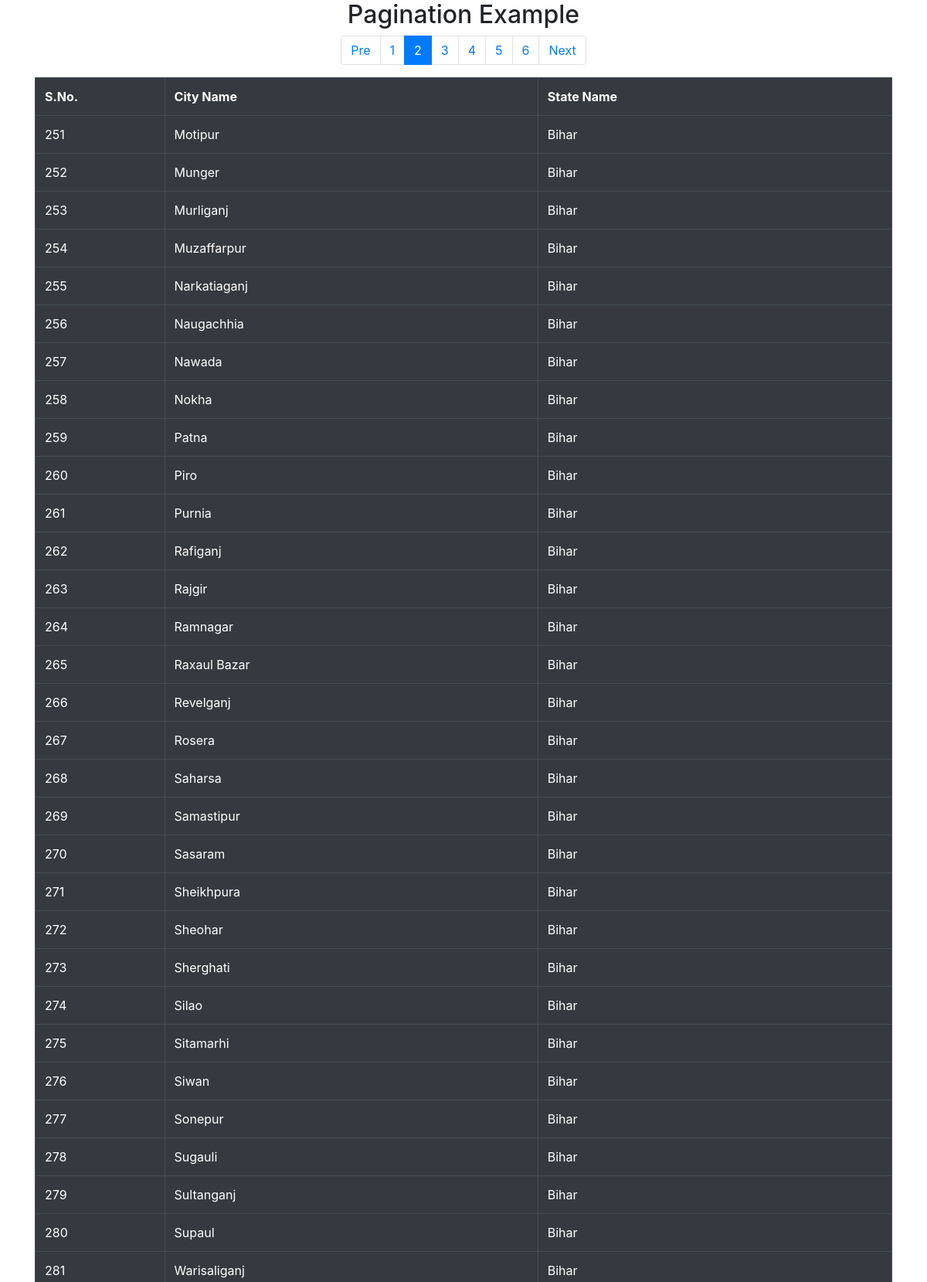
/pagination.php?pageno=2 (upper part), run on the app's committed database.
### tables this page shows
CREATE TABLE `cities` (
  `city_id` int(11) NOT NULL,
  `city_name` varchar(100) NOT NULL,
  `city_state` varchar(100) NOT NULL
);

### pagination.php (the view, shortened to what this page needs)
<?php
$con=mysqli_connect("localhost", "admin", "admin", "tss12_30");
$record_per_page = 250;
if(isset($_GET['pageno']))
{
	$a = $_GET['pageno'];
	$b = $a-1;
	$c = $b*$record_per_page;
	$n=$c+1;
	$all_city_query = "SELECT * FROM cities LIMIT $c,$record_per_page";
}
else
{
	$n=1;
	$a=1;
	$all_city_query = "SELECT * FROM cities LIMIT $record_per_page";
}
$all_city_result = mysqli_query($con, $all_city_query);
$all_city_count_query = "SELECT * FROM cities";
$all_city_count_result = mysqli_query($con, $all_city_count_query);
$all_rows = mysqli_num_rows($all_city_count_result);
$total_pages = ceil($all_rows/$record_per_page);
?>
<!DOCTYPE html>
<html>
<head>
	<link rel="stylesheet" type="text/css" href="css/bootstrap.css">
</head>
<body>
<h2 class="text-center">Pagination Example</h2>
<div class="container">
	<ul class="pagination justify-content-center">
		<li class="page-item <?php if($a==1) echo "disabled" ?>">
			<a class="page-link" href="pagination.php?pageno=<?php echo $a-1; ?>">Pre</a>
		</li>
		<?php
		for($i=1; $i<=$total_pages; $i++)
		{
		?>
		<li class="page-item <?php if($i==$a) echo "active"; ?>">
			<a href="pagination.php?pageno=<?php echo $i; ?>" class="page-link"><?php echo $i; ?></a>
		</li>
		<?php
		}
		?>
		<li class="page-item <?php if($a==$total_pages) echo "disabled" ?>">
			<a class="page-link" href="pagination.php?pageno=<?php echo $a+1; ?>">Next</a>
		</li>
	</ul>
	<table class="table table-hover table-bordered table-dark">
		<tr>
			<th>S.No.</th>
			<th>City Name</th>
			<th>State Name</th>
		</tr>
		<?php
		while($all_city_data=mysqli_fetch_assoc($all_city_result))
		{
		?>
			<tr>
				<td><?php echo $n ?></td>
				<td><?php echo $all_city_data['city_name'] ?></td>
				<td><?php echo $all_city_data['city_state'] ?></td>
			</tr>
		<?php
		$n++;
		}
		?>
	</table>
</div>
</body>
</html>

### data on the page
cities: city_name "Motipur", city_state "Bihar"
cities: city_name "Munger", city_state "Bihar"
cities: city_name "Murliganj", city_state "Bihar"
cities: city_name "Muzaffarpur", city_state "Bihar"
cities: city_name "Narkatiaganj", city_state "Bihar"
cities: city_name "Naugachhia", city_state "Bihar"
cities: city_name "Nawada", city_state "Bihar"
cities: city_name "Nokha", city_state "Bihar"
cities: city_name "Patna", city_state "Bihar"
cities: city_name "Piro", city_state "Bihar"
cities: city_name "Purnia", city_state "Bihar"
cities: city_name "Rafiganj", city_state "Bihar"
cities: city_name "Rajgir", city_state "Bihar"
cities: city_name "Ramnagar", city_state "Bihar"
cities: city_name "Raxaul Bazar", city_state "Bihar"
cities: city_name "Revelganj", city_state "Bihar"
cities: city_name "Rosera", city_state "Bihar"
cities: city_name "Saharsa", city_state "Bihar"
cities: city_name "Samastipur", city_state "Bihar"
cities: city_name "Sasaram", city_state "Bihar"
cities: city_name "Sheikhpura", city_state "Bihar"
cities: city_name "Sheohar", city_state "Bihar"
cities: city_name "Sherghati", city_state "Bihar"
cities: city_name "Silao", city_state "Bihar"
cities: city_name "Sitamarhi", city_state "Bihar"
cities: city_name "Siwan", city_state "Bihar"
cities: city_name "Sonepur", city_state "Bihar"
cities: city_name "Sugauli", city_state "Bihar"
cities: city_name "Sultanganj", city_state "Bihar"
cities: city_name "Supaul", city_state "Bihar"
cities: city_name "Warisaliganj", city_state "Bihar"
